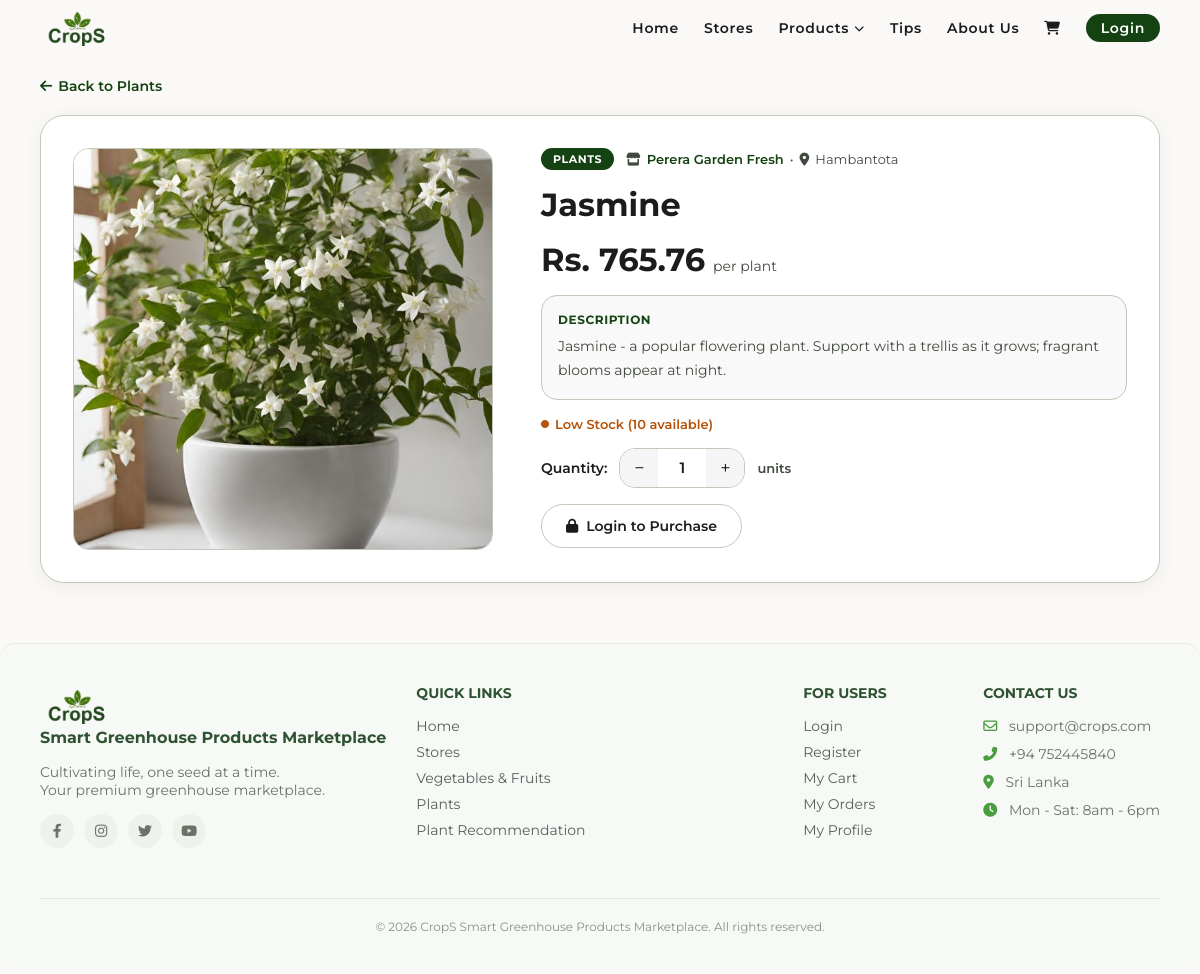
Screenshot of /plants.php?id=5 with the database file from the repository.
### tables this page shows
CREATE TABLE `products` (
  `id` int(11) NOT NULL,
  `store_id` int(11) NOT NULL,
  `name` varchar(100) NOT NULL,
  `description` text DEFAULT NULL,
  `price` decimal(10,2) NOT NULL,
  `category` enum('vegetable','fruit','plant') NOT NULL,
  `quantity` int(11) NOT NULL DEFAULT 0,
  `image` varchar(255) DEFAULT NULL,
  `created_at` timestamp NOT NULL DEFAULT current_timestamp()
);

CREATE TABLE `stores` (
  `id` int(11) NOT NULL,
  `owner_id` int(11) NOT NULL,
  `store_name` varchar(100) NOT NULL,
  `description` text DEFAULT NULL,
  `city` varchar(50) NOT NULL,
  `image` varchar(255) DEFAULT NULL,
  `status` enum('active','pending') NOT NULL DEFAULT 'pending',
  `created_at` timestamp NOT NULL DEFAULT current_timestamp()
);

### plants.php (the view, shortened to what this page needs)
<?php
include 'includes/header.php';
include 'includes/dbConnection.php';
$plant_id = isset($_GET['id']) ? (int)$_GET['id'] : 0;
?>
<?php
$stmtPlant = $pdo->prepare("
    SELECT products.*, stores.store_name, stores.city AS store_city, stores.id AS store_id
    FROM products
    JOIN stores ON products.store_id = stores.id
    WHERE products.id = :id AND products.category = 'plant'
");
$stmtPlant->execute(['id' => $plant_id]);
$plant = $stmtPlant->fetch();
if ($plant['quantity'] <= 0) {
    $stockLabel = 'Out of Stock';
    $stockClass = 'out-stock';
} elseif ($plant['quantity'] <= 10) {
    $stockLabel = 'Low Stock';
    $stockClass = 'low-stock';
} else {
    $stockLabel = 'In Stock';
    $stockClass = 'in-stock';
}
?>
<div class="main-wrapper">
    <a href="plants.php" class="back-link">
        <i class="fas fa-arrow-left"></i> Back to Plants
    </a>
    <div class="plant-detail-layout">
        <div class="plant-detail-img">
    <?php if (!empty($plant['image'])): ?>
        <img src="static/images/Products/<?php echo htmlspecialchars($plant['image']); ?>"
             alt="<?php echo htmlspecialchars($plant['name']); ?>">
    <?php else: ?>
        <img src="static/images/image2.jpg" alt="Plant">
    <?php endif; ?>
</div>
        <div class="plant-detail-info">
            <div class="plant-detail-meta">
                <span class="plant-detail-tag">PLANTS</span>
                <span class="plant-detail-store">
                    <i class="fas fa-store"></i>
                    <a href="stores.php?id=<?php echo $plant['store_id']; ?>">
                        <?php echo htmlspecialchars($plant['store_name']); ?>
                    </a>
                    &bull;
                    <i class="fas fa-location-dot"></i>
                    <?php echo htmlspecialchars($plant['store_city']); ?>
                </span>
            </div>
            <h1 class="plant-detail-name">
                <?php echo htmlspecialchars($plant['name']); ?>
            </h1>
            <div class="plant-detail-price-wrap">
                <span class="plant-detail-price">
                    Rs. <?php echo number_format($plant['price'], 2); ?>
                </span>
                <span class="plant-detail-per">per plant</span>
            </div>
            <?php if (!empty($plant['description'])): ?>
    <div class="plant-detail-desc-box">
        <p class="plant-detail-desc-label">Description</p>
        <p class="plant-detail-desc">
            <?php echo nl2br(htmlspecialchars($plant['description'])); ?>
        </p>
    </div>
<?php endif; ?>
            <span class="plant-detail-stock <?php echo $stockClass; ?>">
                <i class="fas fa-circle"></i>
                <?php echo $stockLabel; ?> (<?php echo $plant['quantity']; ?> available)
            </span>
            <?php if ($plant['quantity'] > 0): ?>
                <div class="plant-qty-wrap">
                    <p class="qty-label">Quantity: </p>
                    <div class="qty-controls">
                        <button type="button" onclick="changeQty(-1)" class="qty-btn">−</button>
                        <span id="qtyDisplay">1</span>
                        <button type="button" onclick="changeQty(1)" class="qty-btn">+</button>
                    </div>
                    <span class="qty-unit">units</span>
                </div>
                <div class="plant-detail-btns">
                    <?php if (isset($_SESSION['user_id']) && $_SESSION['role'] === 'customer'): ?>
                        <a href="cart.php?add=<?php echo $plant['id']; ?>&qty=1"
                           id="addToCartBtn"
                           class="btn btn-outline plant-cart-btn">
                            <i class="fas fa-shopping-cart"></i> Add to Cart
                        </a>
                        <a href="checkout.php?product=<?php echo $plant['id']; ?>&qty=1"
                           id="buyNowBtn"
                           class="btn btn-primary plant-buy-btn">
                            <i class="fas fa-bolt"></i> Buy Now
                        </a>
                    <?php else: ?>
                        <a href="login.php" class="btn btn-outline plant-cart-btn">
                            <i class="fas fa-lock"></i> Login to Purchase
                        </a>
                    <?php endif; ?>
                </div>
            <?php else: ?>
                <div class="out-of-stock-msg">
                    <i class="fas fa-times-circle"></i> This plant is currently out of stock.
                </div>
            <?php endif; ?>
        </div>
    </div>
</div>
<?php include 'includes/footer.php'; ?>

### static/style.css (style rules this page uses)
:root { --primary: #154212; --on-primary: #ffffff; --secondary-container: acf284; --surface: #fbf9f8; --bg-white: #ffffff; --on-surface: #1b1c1c; --on-surface-variant: #42493e; --outline-variant: #c2c9bb; --footer-bg: #4a4a4a; --font-family: 'Montserrat', sans-serif; --radius-xl: 24px; --radius-lg: 16px; --radius-full: 9999px; --container-padding: 40px; --stack-md: 24px; --gutter: 16px; }
* { margin: 0; padding: 0; box-sizing: border-box; font-family: var(--font-family); }
body { background-color: var(--surface); color: var(--on-surface); padding: 0; }
a { text-decoration: none; color: inherit; }
.main-wrapper { padding: 10px var(--container-padding) 20px var(--container-padding); }
.btn { padding: 10px 25px; border-radius: var(--radius-full); font-weight: 600; cursor: pointer; font-size: 14px; border: none; }
.btn-outline { background-color: transparent; border: 1px solid var(--outline-variant); color: var(--on-surface); }

### plants.php (style rules this page uses)
.back-link { display: inline-flex; align-items: center; gap: 6px; font-size: 14px; font-weight: 600; color: var(--primary); margin-bottom: 20px; }
.plant-detail-layout { display: flex; gap: 48px; align-items: flex-start; background: #fff; border-radius: var(--radius-xl); padding: 32px; box-shadow: 0 4px 20px rgba(0,0,0,0.06); border: 1px solid var(--outline-variant); margin-bottom: 40px; }
.plant-detail-img { flex: 0 0 420px; max-width: 420px; border-radius: var(--radius-lg); overflow: hidden; border: 1px solid var(--outline-variant); }
.plant-detail-img img { width: 100%; height: 400px; object-fit: cover; display: block; }
.plant-detail-info { flex: 1; display: flex; flex-direction: column; gap: 16px; }
.plant-detail-meta { display: flex; align-items: center; gap: 12px; flex-wrap: wrap; }
.plant-detail-tag { background: var(--primary); color: #fff; font-size: 11px; font-weight: 700; padding: 4px 12px; border-radius: var(--radius-full); letter-spacing: 0.05em; }
.plant-detail-store { font-size: 13px; color: var(--on-surface-variant); display: flex; align-items: center; gap: 6px; flex-wrap: wrap; }
.plant-detail-store a { color: var(--primary); font-weight: 600; }
.plant-detail-name { font-size: 2rem; font-weight: 700; color: var(--on-surface); line-height: 1.2; }
.plant-detail-price-wrap { display: flex; align-items: baseline; gap: 8px; }
.plant-detail-price { font-size: 2rem; font-weight: 700; color: var(--on-surface); }
.plant-detail-per { font-size: 14px; color: var(--on-surface-variant); }
.plant-detail-desc-box { background: #f9f9f9; border-radius: var(--radius-lg); padding: 16px; border: 1px solid var(--outline-variant); }
.plant-detail-desc-label { font-size: 12px; font-weight: 700; color: var(--primary); text-transform: uppercase; letter-spacing: 0.05em; margin-bottom: 8px; }
.plant-detail-desc { font-size: 14px; color: var(--on-surface-variant); line-height: 1.7; }
.plant-detail-stock { font-size: 13px; font-weight: 600; display: flex; align-items: center; gap: 6px; }
.plant-detail-stock i { font-size: 8px; }
.plant-detail-stock.low-stock { color: #b45309; }
.plant-qty-wrap { display: flex; align-items: center; gap: 12px; }
.qty-label { font-size: 14px; font-weight: 600; color: var(--on-surface); }
.qty-controls { display: flex; align-items: center; border: 1px solid var(--outline-variant); border-radius: var(--radius-lg); overflow: hidden; }
.qty-btn { width: 38px; height: 38px; background: #f5f5f5; border: none; font-size: 18px; cursor: pointer; color: var(--on-surface); font-family: var(--font-family); transition: background 0.15s; }
#qtyDisplay { min-width: 48px; text-align: center; font-size: 15px; font-weight: 600; color: var(--on-surface); }
.qty-unit { font-size: 13px; color: var(--on-surface-variant); font-weight: 600; }
.plant-detail-btns { display: flex; gap: 12px; flex-wrap: wrap; }
.plant-cart-btn { padding: 12px 24px; font-size: 14px; display: flex; align-items: center; gap: 8px; border: 1px solid var(--outline-variant); }

### rows the page displays
products: image (picture), store.store_name "Perera Garden Fresh", store.city "Hambantota", name "Jasmine", price "765.76", description "Jasmine - a popular flowering plant. Support with a trellis as it grows; fragrant blooms appear at night.", quantity "Low Stock", quantity "10"
